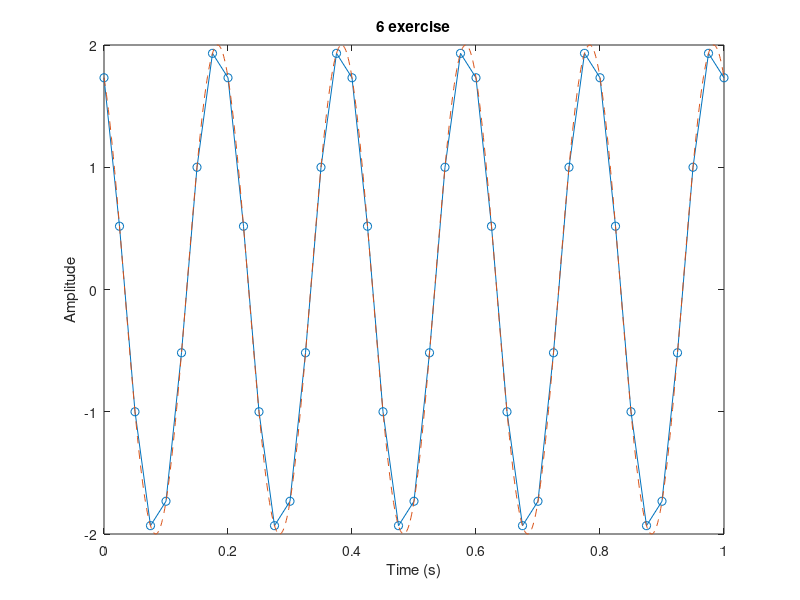

Reproduce this figure in MATLAB.
% задание 1

f = 5;
phi = pi / 6;
A = 2;
t = 0:0.001:1;

y = A * cos(2 * pi * f * t + phi);

%2 задание: 5 гц ( по условию )

ytwo_fft = fft(y);
ntwo = length(ytwo_fft);
f_axistwo = (0:ntwo-1) * (f / ntwo); 


disp(['max_freq: ', num2str(round(max(f_axistwo))), ' Hz']);

%y_fft = fft(y_samples);
%n = length(y_fft);
%f_axis = (0:n-1)*(fs/n); 
%figure;
%plot(f_axis, abs(y_fft));
%xlabel('Frequency (Hz)');
%ylabel('Amplitude');
%title('5 exercise');

%3 задание: 2 * f = 2 * 5 = 10 гц ( теорема Котельникова )

%4 задание

fs = 40;
ts = 0:1/fs:1;

y_samples = A * cos(2 * pi * f * ts + phi);


%5 задание

y_fft = fft(y_samples);
n = length(y_fft);
f_axis = (0:n-1)*(f/n); 


spectrum_width = max(f_axis) - min(f_axis);
fprintf("Ширина спектра (в 4 раза увеличенная частота дискретизации): %.2f\n", spectrum_width);
fprintf('Занято памяти (Кб): %.2f\n', whos("y_fft").bytes / 1024);


%6 задание
figure;
plot(ts, y_samples, 'o-', 'DisplayName', 'Оцифрованный сигнал');

hold on;
plot(t, y, '--', 'DisplayName', 'Оригинальный сигнал');
xlabel("Time (s)");
ylabel("Amplitude");
title('6 exercise');